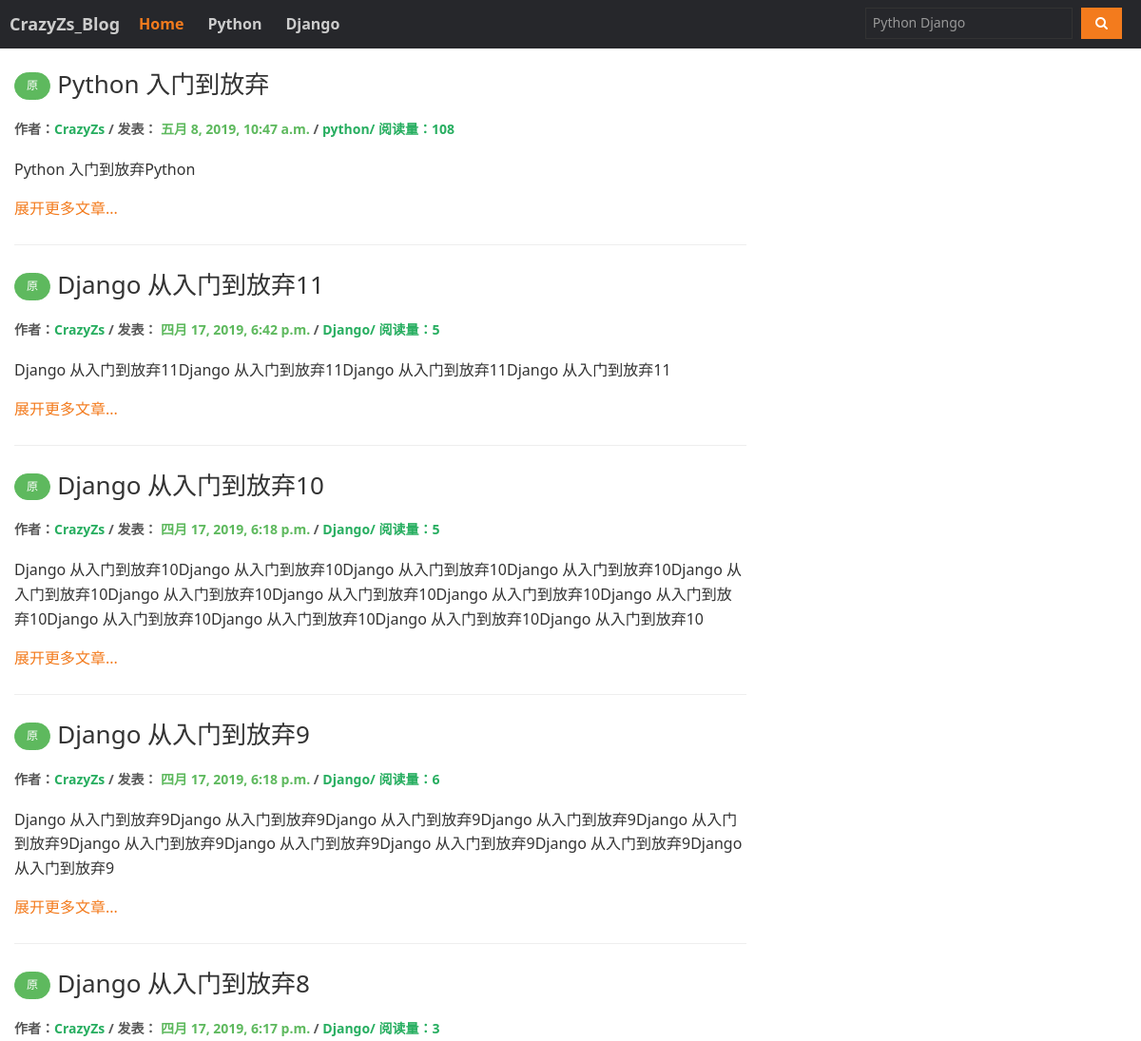
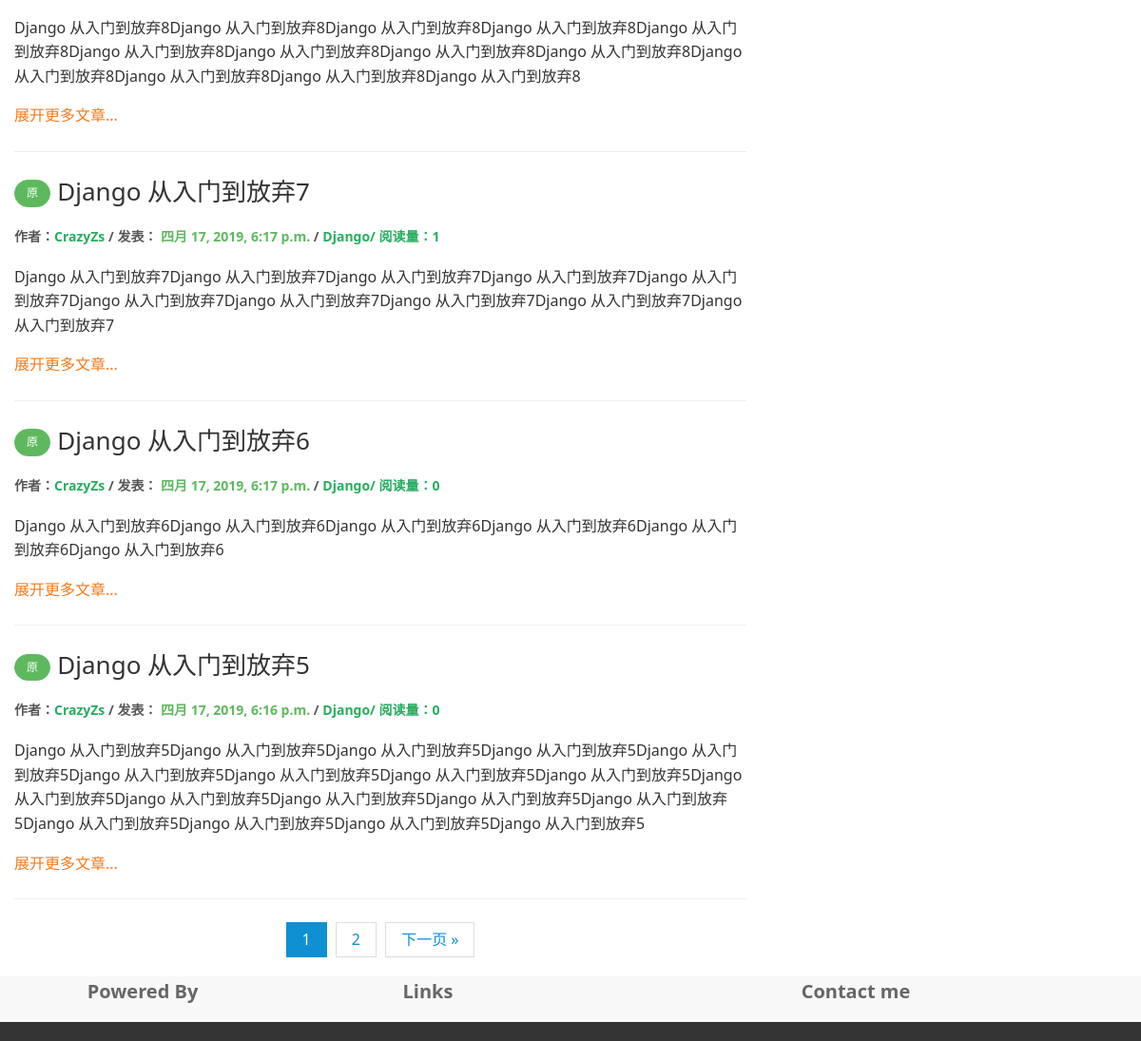
The page / on the database its author committed (2 pictures, top to bottom).
### blog/models.py (models this page shows, shortened)
class Article(models.Model):
    ART_TYPE = (
        ('0', '草稿'),
        ('1', '软删除'),
        ('2', '正常'),
    )
    ORIGIN_TYPE = (
        ('0', '转载'),
        ('1', '原创'),
    )
    UP_TYPE = (
        ('1', '置顶'),
        ('0', '取消置顶'),
    )
    SUPPORT_TYPE = (
        ('1', '推荐'),
        ('0', '取消推荐'),
    )
    article_title = models.CharField(max_length=50, unique=True, verbose_name='文章标题')
    article_synopsis = models.TextField(blank=True, null=True, verbose_name='简介')
    article_image = models.ImageField(max_length=100, upload_to='image/article/',
                                      default=' ', verbose_name='文章配图')
    article_content = models.TextField(blank=True, null=True, verbose_name='文章内容')
    article_user = models.ForeignKey(UserProfile, verbose_name='文章作者')
    article_category = models.ForeignKey(Category, verbose_name='所属分类')
    article_tag = models.CharField(max_length=50, blank=True, null=True, verbose_name='文章标签')
    article_type = models.CharField(max_length=10, choices=ART_TYPE, default='2', verbose_name='文章类别')
    article_original = models.CharField(max_length=10, choices=ORIGIN_TYPE, default='1', verbose_name='是否原创')
    article_click = models.IntegerField(default=0, verbose_name='文章点击率')
    article_up = models.CharField(max_length=10, choices=UP_TYPE, default='1', verbose_name='文章置顶')
    article_support = models.CharField(max_length=10, choices=SUPPORT_TYPE, default='1', verbose_name='文章推荐')
    article_create_time = models.DateTimeField(auto_now_add=True, verbose_name='创建时间')
    class Meta:
        verbose_name = '文章'
        verbose_name_plural = verbose_name
        ordering = ['-article_create_time']

class UserProfile(AbstractUser):
    GENDER = (
        ('m', '男'),
        ('f', '女'),
        ('o', '保密'),
    )
    user_nick_name = models.CharField(max_length=24, unique=True, verbose_name='昵称')
    user_gender = models.CharField(max_length=10, choices=GENDER, default='o', verbose_name='性别')
    user_birthday = models.DateField(blank=True, null=True, verbose_name='生日')
    user_mobile = models.CharField(max_length=11, blank=True, null=True, verbose_name='电话号码')
    user_address = models.CharField(max_length=200, blank=True, null=True, verbose_name='地址')
    user_detail = models.CharField(max_length=200, verbose_name="个人简介", blank=True, null=True)
    user_image = models.ImageField(max_length=100, upload_to='image/user/', default='', verbose_name='用户头像')
    class Meta:
        verbose_name = '用户'
        verbose_name_plural = verbose_name
        ordering = ['-id']

class Category(models.Model):
    category_name = models.CharField(max_length=20, blank=True, null=True, verbose_name='分类名称')
    category_detail = models.CharField(max_length=100, blank=True, null=True, verbose_name='分类介绍')
    category_icon = models.CharField(max_length=100, blank=True, null=True, verbose_name='分类图标')
    category_sort_id = models.IntegerField(default=1, verbose_name='分类排序')
    def __str__(self):
        return self.category_name
    class Meta:
        verbose_name = '博客分类'
        verbose_name_plural = verbose_name

### blog/views.py (the view)
# urls.py: url(r'^$', bloglist, name=''),
def bloglist(request):
    articles = Article.objects.filter(article_type='2').order_by('-article_create_time')
    c = request.GET.get('c','') # 分类
    page_number = int(request.GET.get('p','1')) # 页数
    s = '' # 搜索关键字
    t = '' # tag关键字
    d = request.GET.get('d','')  # 默认文章归档
    if request.method == 'GET':
        form = Searchform(request.GET)
        if form.is_valid():
            s = request.GET.get('s')
    if request.method == 'GET':
        form = Tagform(request.GET)
        if form.is_valid():
            t  = request.GET.get('t')
    if c:
        articles = articles.filter(article_category=c,article_type='2').order_by('-article_create_time')
    elif s:
        articles = articles.filter(Q(article_title__contains=s) | Q(article_content__contains=s),
                                   article_type='2').order_by('-article_create_time')
    elif t:
        articles = articles.filter(article_tag__contains=t,article_type='2').order_by('-article_create_time')
    elif d:
        md = datetime.strptime(d,'%Y-%m')
        articles = articles.filter(article_create_time__year=md.year,article_create_time__month=md.month,article_type='2')
    paginator = Paginator(articles,8) # 分页，第一个参数为文章列表，第二个参数为每页展示多少条
    page = request.GET.get('p') # 获取url中的页码
    try:
        contacts = paginator.page(page)
    except PageNotAnInteger: # 若不是整数，则跳到第一页
        contacts = paginator.page(1)
    except EmptyPage: # 若超过了最后一页
        contacts = paginator.page(paginator.num_pages)
    pages = pagesHelp(page,paginator.num_pages,6)
    page_url = request.get_full_path()
    return render(request,'blog/list.html',{
        'articles':articles,
        'contacts':contacts,
        'c':c,
        's':s,
        'd':d,
        't':t,
        'page_url':page_url,
        'page_number':page_number,
        'form':form,
        'pages':pages,
    })

### blog/forms.py
class Tagform(forms.Form):
    t = forms.CharField(max_length=20)

### blog/templatetags/mytags.py (called while the page is built)
@register.filter
def toMarkdown(str):
    return markdown(str)

### blog/views.py (called while the page is built)
def pagesHelp(page,num_pages,maxpage):
    if page is None:
        p = 1
    else:
        p = int(page)
    offset = num_pages - p
    if num_pages > maxpage and offset <= maxpage and p >= maxpage:
        return [i + 1 for i in range(num_pages - maxpage, num_pages)]
    elif num_pages > maxpage and offset >= maxpage and p <= maxpage:
        return [i + 1 for i in range(maxpage)]
    elif num_pages <= maxpage:
        return [i + 1 for i in range(num_pages)]
    else:
        return [i + 1 for i in range(p - int(maxpage / 2), p + int(maxpage / 2))]

### templates/blog/list.html (shortened to what this page needs)
{% extends 'base.html' %}
{% load mytags %}
{% block article %}
{% for article in contacts %}
<article class="blog-main">
      <h3 class="am-article-title blog-title">
          {% if article.article_original == '1' %}
          <button type="button" class="am-btn am-btn-success am-round am-btn-xs" title="本文为{{ article.article_user.user_nick_name }}原创博文">原</button>
          {% endif %}
        <a href="/blog/{{ article.id }}">{{ article.article_title }}</a>
      </h3>
      <h4 class="am-article-meta blog-meta">作者：<a href="" class="am-text-warning">{{ article.article_user.user_nick_name }}</a>
         / 发表：<span class="am-text-success"> {{ article.article_create_time }} </span>
       / <a href="{% url '' %}?c={{ article.article_category.id}}" class="am-text-secondary">{{ article.article_category }}/ 阅读量：{{ article.article_click }}</a>
      </h4>
      <div class="blog-content">
       {% autoescape off %}
        {{ article.article_synopsis|toMarkdown }}
       {% endautoescape %}
      </div>
 </article>
<a href="/blog/{{ article.id }}" class="am-text-warning">展开更多文章...</a>
<hr class="am-article-divider blog-hr">
{% endfor %}
<div class="am-pagination am-pagination-centered">
        {% for p in pages %}
           <li class="{% if p == page_number %}am-active{% endif %}"><a href="?p={{ p }}">{{ p }}</a></li>
        {% endfor %}
        {% if contacts.has_next %}
            <li class=""><a href="?{% if t != '' %}t={{ t }}&{% endif %}{% if d != '' %}d={{ d }}&{% endif %}{% if c != '' %}c={{ c }}&{% endif %}{% if s != '' %}s={{ s }}&{% endif %}p={{ contacts.next_page_number }}">下一页 &raquo;</a></li>
        {% endif %}
</div>
{% endblock %}

### templates/base.html (shortened to what this page needs)
<!DOCTYPE html>
<html>
  {% load staticfiles %}
  {% load mytags %}
<head lang="en">
    <link href="{% static 'amazeui/assets/css/amazeui.min.css' %}" rel="stylesheet">
    <link href="{% static 'appa.css' %}" rel="stylesheet">
</head>
<body>
<header class="am-topbar am-topbar-fixed-top">
  <div class="am-g am-g-fixed blog-g-fixed">
      <h1 class="am-topbar-brand am-center">
        <a href="{% url '' %}">CrazyZs_Blog</a>
      </h1>
      <div class="am-collapse am-topbar-collapse" id="doc-topbar-collapse">
        <ul class="am-nav am-nav-pills am-topbar-nav">
            <li class="{% if page_url == '/' %}am-active{% endif %}"><a href="{% url '' %}"><b>Home</b></a></li>
            <li class="{% if page_url == '/?c=1' %}am-active{% endif %}"><a href="{% url '' %}?c=1"><b>Python</b></a></li>
            <li class="{% if page_url == '/?c=2' %}am-active{% endif %}"><a href="{% url '' %}?c=2"><b>Django</b></a></li>
        </ul>
        <form class="am-topbar-form am-topbar-left am-form-inline am-topbar-right" action="{% url '' %}">
          <div class="am-form-group">
            <input type="text" class="am-form-field am-input-sm bosiinput" placeholder="Python Django" name="s">
          </div>
          <button type="submit" class="am-btn am-btn-warning am-btn-sm">
            <i class="am-icon-search"></i>
            </button>
        </form>
      </div>
  </div>
</header>
<div class="am-g am-g-fixed blog-g-fixed">
  <div class="am-u-md-8">
    {% block article %}
  {% endblock article %}
  </div>
</div>
<div class="footer-top">
    <div class="am-g blog-g-fixed">
        <div class="am-u-md-3">
            <h2 class="site-fd am-text-center"><a href="#" target="_blank" class="am-link-muted">Powered By</a></h2>
          </div>
        <div class="am-u-md-3">
            <h2 class="site-fd am-text-center"><a href="#" target="_blank" class="am-link-muted">Links</a></h2>
        </div>
      <div class="am-u-md-6">
        <h2 class="site-fd am-text-center"><a href="#" target="_blank" class="am-link-muted">Contact me</a></h2>
      </div>
    </div>
</div>
<footer class="blog-footer am-g">
</footer>
</body>
</html>

### static/appa.css (style rules this page uses)
@media only screen and (min-width: 1200px) { .blog-g-fixed { max-width: 1200px; } }
.blog-main { padding: 0; }
.blog-title { margin: 10px 0 20px 0; }
.blog-meta { font-size: 14px; margin: 10px 0 20px 0; color: #575757; }
.blog-meta a { color: #27ae60; }
.blog-footer { padding: 10px 0; text-align: center; background: #333; color: #ccc; }
.footer-top { background-color: #f8f8f8; }
.blog-title a { font-size: 26px; }
.am-topbar a { color: #ccc; }
.am-topbar { margin-bottom: 0px; background: #26272b; border-width: 0 0 1px; border-style: solid; border-color: #26272b; color: #fff; }
.bosiinput { background: #26272b; color: #666; border-color: #333; }
.am-topbar-nav>li>a:after { display:none; }
.am-topbar-nav>li.am-active>a, .am-topbar-nav>li.am-active>a:focus, .am-topbar-nav>li.am-active>a:hover { color: #F37B1D; background: none; }

### rows shown on the page
Article: article_title "Python 入门到放弃", article_user.user_nick_name "CrazyZs", article_create_time "五月 8, 2019, 10:47 a.m.", article_category "python", article_click "108", article_synopsis|toMarkdown "Python 入门到放弃Python"
Article: article_title "Django 从入门到放弃11", article_user.user_nick_name "CrazyZs", article_create_time "四月 17, 2019, 6:42 p.m.", article_category "Django", article_click "5", article_synopsis|toMarkdown "Django 从入门到放弃11Django 从入门到放弃11Django 从入门到放弃11Django 从入门到放弃11"
Article: article_title "Django 从入门到放弃10", article_user.user_nick_name "CrazyZs", article_create_time "四月 17, 2019, 6:18 p.m.", article_category "Django", article_click "5", article_synopsis|toMarkdown "Django 从入门到放弃10Django 从入门到放弃10Django 从入门到放弃10Django 从入门到放弃10Django 从入门到放弃10Django 从入门到放弃10Django 从入门到放弃10Django 从入门到放弃10Django 从入门到放弃10Django 从入门到放弃10Django 从入门到放弃10Django 从入门到放弃10Django 从入门到放弃10"
Article: article_title "Django 从入门到放弃9", article_user.user_nick_name "CrazyZs", article_create_time "四月 17, 2019, 6:18 p.m.", article_category "Django", article_click "6", article_synopsis|toMarkdown "Django 从入门到放弃9Django 从入门到放弃9Django 从入门到放弃9Django 从入门到放弃9Django 从入门到放弃9Django 从入门到放弃9Django 从入门到放弃9Django 从入门到放弃9Django 从入门到放弃9Django 从入门到放弃9"
Article: article_title "Django 从入门到放弃8", article_user.user_nick_name "CrazyZs", article_create_time "四月 17, 2019, 6:17 p.m.", article_category "Django", article_click "3", article_synopsis|toMarkdown "Django 从入门到放弃8Django 从入门到放弃8Django 从入门到放弃8Django 从入门到放弃8Django 从入门到放弃8Django 从入门到放弃8Django 从入门到放弃8Django 从入门到放弃8Django 从入门到放弃8Django 从入门到放弃8Django 从入门到放弃8Django 从入门到放弃8Django 从入门到放弃8"
Article: article_title "Django 从入门到放弃7", article_user.user_nick_name "CrazyZs", article_create_time "四月 17, 2019, 6:17 p.m.", article_category "Django", article_click "1", article_synopsis|toMarkdown "Django 从入门到放弃7Django 从入门到放弃7Django 从入门到放弃7Django 从入门到放弃7Django 从入门到放弃7Django 从入门到放弃7Django 从入门到放弃7Django 从入门到放弃7Django 从入门到放弃7Django 从入门到放弃7"
Article: article_title "Django 从入门到放弃6", article_user.user_nick_name "CrazyZs", article_create_time "四月 17, 2019, 6:17 p.m.", article_category "Django", article_click "0", article_synopsis|toMarkdown "Django 从入门到放弃6Django 从入门到放弃6Django 从入门到放弃6Django 从入门到放弃6Django 从入门到放弃6Django 从入门到放弃6"
Article: article_title "Django 从入门到放弃5", article_user.user_nick_name "CrazyZs", article_create_time "四月 17, 2019, 6:16 p.m.", article_category "Django", article_click "0", article_synopsis|toMarkdown "Django 从入门到放弃5Django 从入门到放弃5Django 从入门到放弃5Django 从入门到放弃5Django 从入门到放弃5Django 从入门到放弃5Django 从入门到放弃5Django 从入门到放弃5Django 从入门到放弃5Django 从入门到放弃5Django 从入门到放弃5Django 从入门到放弃5Django 从入门到放弃5Django 从入门到放弃5Django 从入门到放弃5Django 从入门到放弃5Django 从入门到放弃5Django 从入门到放弃5"

### other values the page prints
{{ p }} "1" "2"
